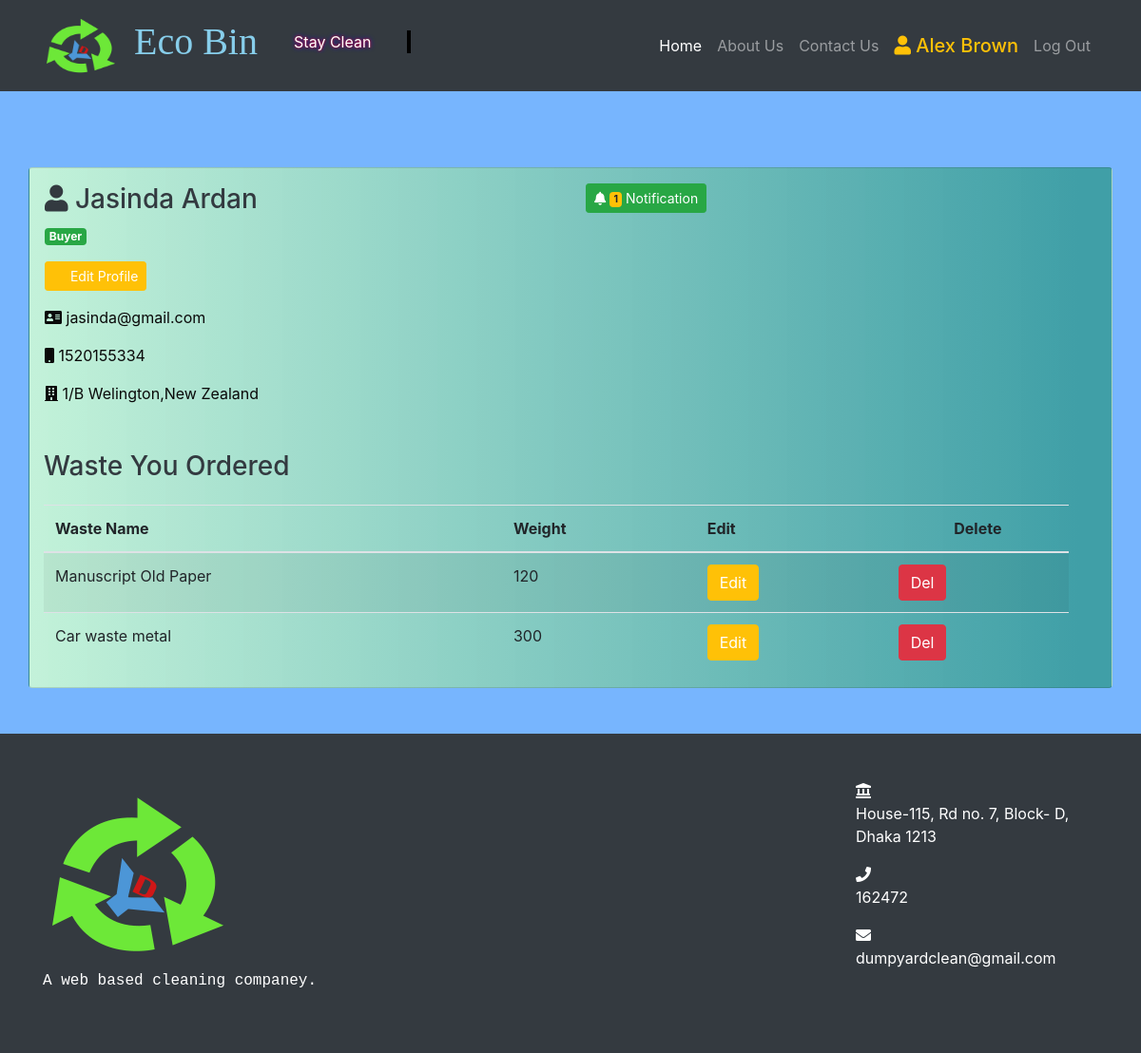
The app's page /accounts/user_profile/8/ (signed in) with its own data.
### accounts/models.py (models this page shows, shortened)
class MyUser(AbstractBaseUser):
    STATUS=(
        (0,'Select Account'),
        (1,'Seller'),
        (2,'Buyer'),
    )
    username=models.CharField(max_length=255,default='crow')
    institution=models.CharField(max_length=255,default='abc LTD')
    email = models.EmailField(
        verbose_name='email address',
        max_length=255,
        unique=True,
    )
    contact=models.CharField(max_length=255,default='+88')
    account_type=models. PositiveSmallIntegerField( choices=STATUS,default=0)
    address=models.TextField(blank=True)
    is_active = models.BooleanField(default=True)
    is_admin = models.BooleanField(default=False)
    objects = MyUserManager()
    USERNAME_FIELD = 'email'
    REQUIRED_FIELDS = ['date_of_birth']

### management/models.py (models this page shows, shortened)
class GarbageOrder(models.Model):
    ordered_by=models.IntegerField(blank=False)
    ordered_garbage=models.ForeignKey(Garbage,on_delete=models.CASCADE)

class Garbage(models.Model):
    name=models.CharField(max_length=255,blank=False)
    desc=models.TextField(blank=False)
    status=models.BooleanField(default=False)
    weight=models.PositiveIntegerField(blank=True)
    image=models.ImageField(upload_to='')
    categoy=models.ForeignKey(GarbageCategory,on_delete=models.CASCADE)
    slug=models.SlugField(blank=True,unique=True)
    uploaded_by=models.IntegerField(default=0)

### accounts/views.py (the view)
# urls.py: path('user_profile/<int:id>/',ProfileView,name='profile'),
@login_required
def ProfileView(request,id=None):
    context=dict()
    myuser=MyUser.objects.get(pk=id)
    context['myuser']=myuser
    if myuser.account_type==1:
        garbages=Garbage.objects.filter(uploaded_by=id)
        context['garbages']=garbages
    else:
        order_list=GarbageOrder.objects.filter(ordered_by=id)
        context['abc']=order_list
    notification=Notification.objects.filter(author=request.user).count()
    context['notification']=notification
    return render(request,'accounts/user_profile.html',context)

### templates/accounts/user_profile.html (shortened to what this page needs)
{% extends 'base.html' %}
{% load static %}
{% block CSS %}
<link rel="stylesheet" href="{% static 'custom/css/user_profile.css' %}">
{% endblock CSS%}
{% block content %}
<div class="user_profile my-5">
    <div class="container card profile_card">
        <div class="row">
            <div class="col col-sm-6 col-md-6 p-3">
                    <h3 class="text-secondary"><i class="fa fa-user"></i> {{myuser.username}}</h3>
                    <p class="">
                        {% if myuser.account_type == 1 %}
                        <span class="badge badge-success">Seller</span>
                        {% else %}
                        <span class="badge badge-success">Buyer</span>
                        {% endif %}
                    </p>
                    <p class="btn btn-sm btn-warning"><a href="{% url 'signup' myuser.id %}"><i class="fa fa-pencil"></i> Edit Profile</a></p>
                    <p class=""><i class="fa fa-address-card"></i> {{myuser.email}}</p>
                    <p class=""><i class="fa fa-mobile"></i> {{myuser.contact}}</p>
                    <p class=""><i class="fa fa-building"></i> {{myuser.address}}</p>
            </div>
            <div class="col col-sm-6 col-md-6 p-3">
                <p class="btn btn-sm btn-success"><a href="{% url 'notifications' myuser.id %}"><i class="fa fa-bell"></i> <span class="badge badge-warning">{{notification}}</span> Notification </a></p>
            </div>
        </div>
        <div class="row container">
            {% if myuser.account_type == 1 %}
            <div class="row my-3">
                <div class="col">
                    <h3 class="text-center">Waste You Uploaded</h3>
                </div>
            </div>
            <table class="table table-striped custab">
                <thead>
                    <tr>
                        <th>Name</th>
                        <th>Weight</th>
                        <th>Edit</th>
                        <th class="text-center">Delete</th>
                    </tr>
                </thead>
                <tbody>
                    {% for garbage in garbages %}
                    <tr>
                        <td>{{garbage.name}}</td>
                        <td>{{garbage.weight}}</td>
                        <td class=""><a class='btn btn-warning btn-xs' href="{% url 'upload_garbage' garbage.id %}">Edit</a></td>
                        <td class=""><a href="{%url 'delete_garbage' garbage.id %}" class="btn btn-danger btn-xs">  Del</a></td>
                    </tr>
                    {% endfor %}
                </tbody>
            </table>
            {%else %}
            <div class="row my-3">
                <div class="col">
                    <h3 class="text-center">Waste You Ordered</h3>
                </div>
            </div>
            <table class="table table-striped custab">
                <thead>
                    <tr>
                        <th>Waste Name</th>
                        <th>Weight</th>
                        <th>Edit</th>
                        <th class="text-center">Delete</th>
                    </tr>
                </thead>
                <tbody>
                    {% for garbage in abc %}
                    <tr>
                        <td>{{garbage.ordered_garbage.name}}</td>
                        <td>{{garbage.ordered_garbage.weight}}</td>
                        <td class=""><a class='btn btn-warning btn-xs' href="{%url 'buy_garbage' garbage.ordered_garbage.slug garbage.ordered_garbage.id %}">Edit</a></td>
                        <td class=""><a href="{% url 'delete_garbage_order' garbage.ordered_by  garbage.ordered_garbage.id  %}" class="btn btn-danger btn-xs">  Del</a></td>
                    </tr>
                    {% endfor %}
                </tbody>
            </table>
            {% endif %}
        </div>
    </div>
</div>
{% endblock content %}

### templates/base.html (shortened to what this page needs)
{% load static %}
<!DOCTYPE html>
<html lang="en">
  <head>
    <link href="{% static 'vendor/bootstrap/css/bootstrap.css' %}" rel="stylesheet">
    <link href="{% static 'vendor/bootstrap/css/bootstrap.min.css' %}" rel="stylesheet">
    <link rel="stylesheet" href="https://cdnjs.cloudflare.com/ajax/libs/font-awesome/4.7.0/css/font-awesome.min.css">
    <link rel='stylesheet' href='https://use.fontawesome.com/releases/v5.6.3/css/all.css'>
    <link href="{% static 'custom/css/base.css' %}" rel="stylesheet">
    {%block CSS %}
    {% endblock CSS %}
  </head>
  <body style="background-image: url({% static 'custom/image/background.jpg' %}); background-repeat: no-repeat , repeat;background-color: black;">
    <nav class="navbar navbar-expand-lg navbar-dark bg-dark fixed-top">
      <div class="container">
        <a class="navbar-brand" href="{% url 'homepage' %}">  <img class="img-logo" src="{% static 'custom/image/Logo.png' %}" alt=""></a> <h1 style="color:skyblue; font-family: Comic Sans MS;">Eco Bin</h1> <br> <p id="typing1">Stay Clean</p>
        <div class="collapse navbar-collapse" id="navbarResponsive">
          <ul class="navbar-nav ml-auto">
            <li class="nav-item active">
              <a class="nav-link" href="{% url 'homepage' %}">Home
              </a>
            </li>
            <li class="nav-item">
              <a class="nav-link" href="{% url 'about_us' %}">About Us
              </a>
            </li>
            <li class="nav-item">
              <a class="nav-link" href="#contact_us">Contact Us
              </a>
            </li>
            {% if user.is_authenticated %}
              <li>
              <a id="user" class="nav-link text-warning" href="{% url 'profile' user.id %}"> <strong class="h5"><i class="fa fa-user"></i> {{ user.username }} </strong></a>
              </li>
              <li class="nav-item">
                <a class="nav-link" href="{% url 'logout' %}">Log Out
                </a>
              </li>
            {% endif %}
          </ul>
        </div>
      </div>
    </nav>
    <br>
    <br>
    <br>
    {% block content %}{% endblock content %}
    <footer id="contact_us" class="py-5 bg-dark">
      <div class="container">
        <div class="row">
          <div class="col-lg-6">
            <img src="{% static 'custom/image/Logo.png' %}" alt="Logo">
            <br>
            <p style="color:white; font-family: 'Courier New', Courier, monospace">A web based cleaning companey.</p>
          </div>
          <div class="col-lg-3">
            </div>
            <div class="col-lg-3">
                 <i class="fa fa-landmark" aria-hidden="true" style="color:white;"></i> <p style="color:white;">House-115, Rd no. 7, Block- D, Dhaka 1213</p>
                 <i class="fa fa-phone" aria-hidden="true" style="color:white;"></i> <p style="color:white;">162472</p>
                 <i class="fa fa-envelope" aria-hidden="true" style="color:white;"></i> <p style="color:white;">dumpyardclean@gmail.com</p>
              </div>
        </div>
      </div>
    </footer>
  </body>
</html>

### static/custom/css/base.css (style rules this page uses)
a#user strong { font-size: 20px !important; }
body { padding-top: 54px; }
@media (min-width: 992px) { body { padding-top: 56px; } }

### static/custom/css/user_profile.css (style rules this page uses)
.profile_card { position: relative; background: linear-gradient(90deg, #020024 0%, rgba(204, 249, 213, 0.8925945378) 0%, #409fa7 97%); }
.profile_card h3 { color: #333a40 !important; }
.profile_card p { color: #0a0909 !important; }
.profile_card a { cursor: pointer; text-decoration: none; color: #fff !important; }

### records on screen
MyUser: username "Alex Brown"
MyUser: username "Jasinda Ardan", email "jasinda@gmail.com", contact "1520155334", address "1/B Welington,New Zealand"
GarbageOrder: ordered_garbage.name "Manuscript Old Paper", ordered_garbage.weight "120"
GarbageOrder: ordered_garbage.name "Car waste metal", ordered_garbage.weight "300"

### other values on screen
{{ notification }} "1"
